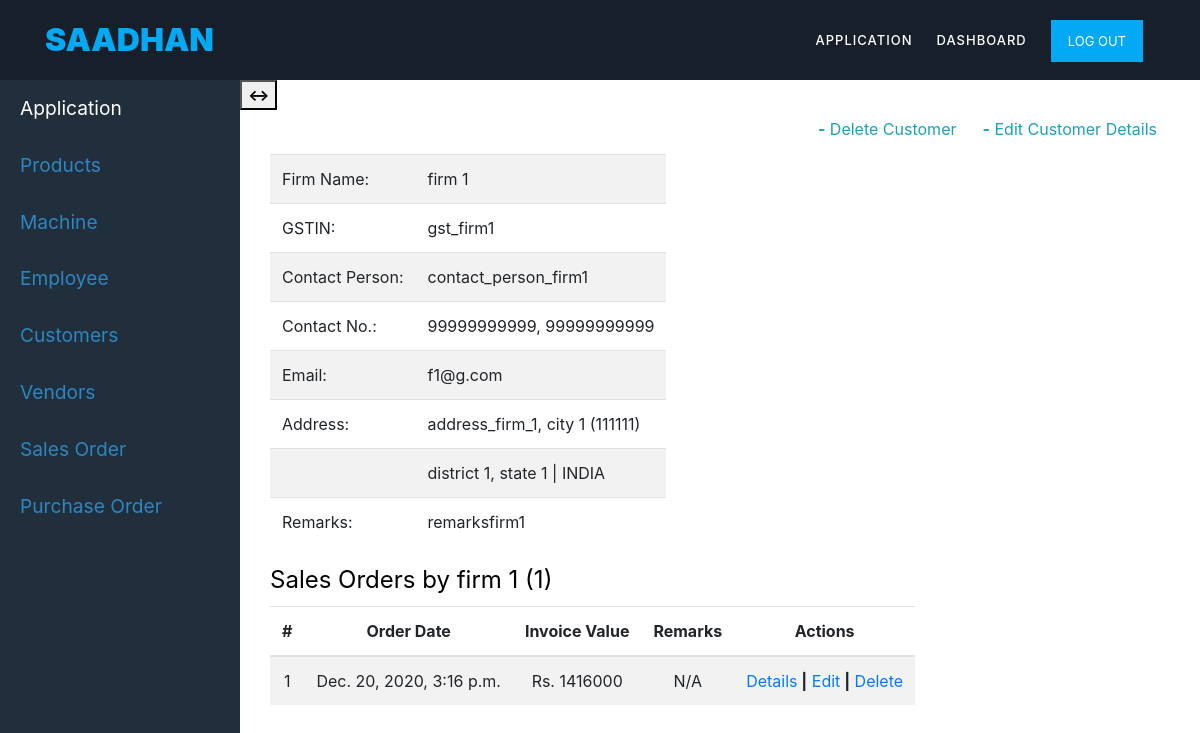
Page /customers/1/view (signed in) on the committed database.
### mainapp/models.py (models this page shows, shortened)
class customer(models.Model):
	firm = models.ForeignKey(user_firm,blank=True,on_delete=models.CASCADE)
	firm_name = models.CharField(max_length=100)
	gstin = models.CharField(max_length=15,unique=True,null=True)
	contact_person = models.CharField(max_length=50)
	primary_contact_number = models.BigIntegerField(unique=True)
	secondary_contact_number = models.BigIntegerField(null=True,unique=True)
	email_address = models.EmailField(unique=True,null=True)
	street_address = models.TextField(max_length=250)
	pin_code = models.IntegerField()
	city = models.CharField(max_length=50)
	district = models.CharField(max_length=50)
	state = models.CharField(max_length=50)
	remarks = models.TextField(max_length=250,null=True,blank=True)

class sales_order(models.Model):
	customer = models.ForeignKey(customer,on_delete=models.CASCADE)
	order_date = models.DateTimeField(default=timezone.now)
	firm = models.ForeignKey(user_firm,blank=True,on_delete=models.CASCADE)
	freight = models.PositiveIntegerField()
	remarks = models.CharField(max_length=100, default='N/A')
	total_amount = models.PositiveIntegerField(default=0)

### mainapp/views.py (the view)
# urls.py: path('customers/<int:pk>/view',CustomerDetailView.as_view(),name='customer-detail'),
class CustomerDetailView(LoginRequiredMixin,DetailView):
	model = customer
	def get_context_data(self, **kwargs):
		context = super().get_context_data(**kwargs)
		context['items'] = sales_order.objects.filter(customer=self.object)
		context['title'] = 'Customer Details'
		return context

### mainapp/templates/mainapp/customer_detail.html
{% extends 'mainapp/application.html' %}
{% block application_content %}
{% load crispy_forms_tags %}
<div class="container">
	<div class="row">
    <div class="col-12  custyle">
        <a href="{% url 'customer-edit' object.id %}" class="btn text-info btn-xs pull-right"><b>-</b> Edit Customer Details</a>
        <a href="{% url 'customer-delete' object.id %}" class="btn text-info btn-xs pull-right"><b>-</b> Delete Customer</a>
    <table class="table table-striped table-responsive">
        <legend>Customer Details</legend>
        <tr>
            <td>Firm Name:</td><td>{{object.firm_name}}</td>
        </tr>
        <tr>
            <td>GSTIN:</td><td>{{object.gstin}}</td>
        </tr>
        <tr>
            <td>Contact Person:</td><td>{{object.contact_person}}</td>
        </tr>
        <tr>
            <td>Contact No.:</td><td>{{object.primary_contact_number}}, {{object.secondary_contact_number}}</td>
        </tr>
        <tr>
            <td>Email:</td><td>{{object.email_address}}</td>
        </tr>
        <tr>
            <td>Address:</td><td>{{object.street_address}}, {{object.city}} ({{object.pin_code}})</td>
        </tr>
        <tr>
            <td></td><td>{{object.district}}, {{object.state}} | INDIA</td>
        </tr>
        <tr>
            <td>Remarks:</td><td>{{object.remarks}}</td>
        </tr>
    </table>
    <table class="table table-striped  table-responsive">
    <legend style="color: black">Sales Orders by {{object.firm_name}} ({{items|length}})</legend>
        <thead>
        <tr>
            <th class="text-center">#</th>
            <th class="text-center">Order Date</th>
            <th class="text-center">Invoice Value</th>
            <th class="text-center">Remarks</th>
            <th class="text-center">Actions</th>
        </tr>
    </thead>
    		{% for item in items %}
    		<tr>
    			<td class="text-center">{{forloop.counter}}</td>
    			<td class="text-center">{{item.order_date}}</td>
                <td class="text-center">Rs. {{item.total_amount}}</td>
                <td class="text-center">{{item.remarks}}</td>
                <td class="text-center">
                    <a href="{% url 'sales-order-details' item.id %}">Details</a><b> |</b>
                    <a href="{% url 'sales-order-edit' item.id %}">Edit</a><b> |</b>
                    <a href="{% url 'sales-order-delete' item.id %}">Delete</a>
                </td>
    		</tr>
    		{% endfor %}
    </table>
    </div>
</div>
</div>
{% endblock %}

### mainapp/static/css/custom.css (style rules this page uses)
.body_design { background-color: #fff; }
html, body, div, span, applet, object, iframe, h1, h2, h3, h4, h5, h6, p, blockquote, div pre, a, abbr, acronym, address, big, cite, code, del, dfn, em, font, img, ins, kbd, q, s, samp, small, strike, strong, sub, sup, tt, var, b, u, i, center, dl, dt, dd, ol, ul, li, figure, header, nav, section, article, aside, footer, figcaption { margin: 0; padding: 0; border: 0; outline: 0; }
* { box-sizing: border-box; }
html, body { font-family: 'Poppins', sans-serif; font-weight: 400; background-color: #fff; font-size: 16px; -ms-text-size-adjust: 100%; -webkit-font-smoothing: antialiased; -moz-osx-font-smoothing: grayscale; }
a { text-decoration: none !important; }
html, body { background: #fff; font-family: 'Poppins', sans-serif; }

### rows in the picture
customer: firm_name "firm 1", gstin "gst_firm1", contact_person "contact_person_firm1", primary_contact_number "99999999999", secondary_contact_number "99999999999", email_address "f1@g.com", street_address "address_firm_1", city "city 1", pin_code "111111", district "district 1", state "state 1", remarks "remarksfirm1"
sales_order: order_date "Dec. 20, 2020, 3:16 p.m.", total_amount "1416000", remarks "N/A"

### other values in the picture
{{ items|length }} "1"
